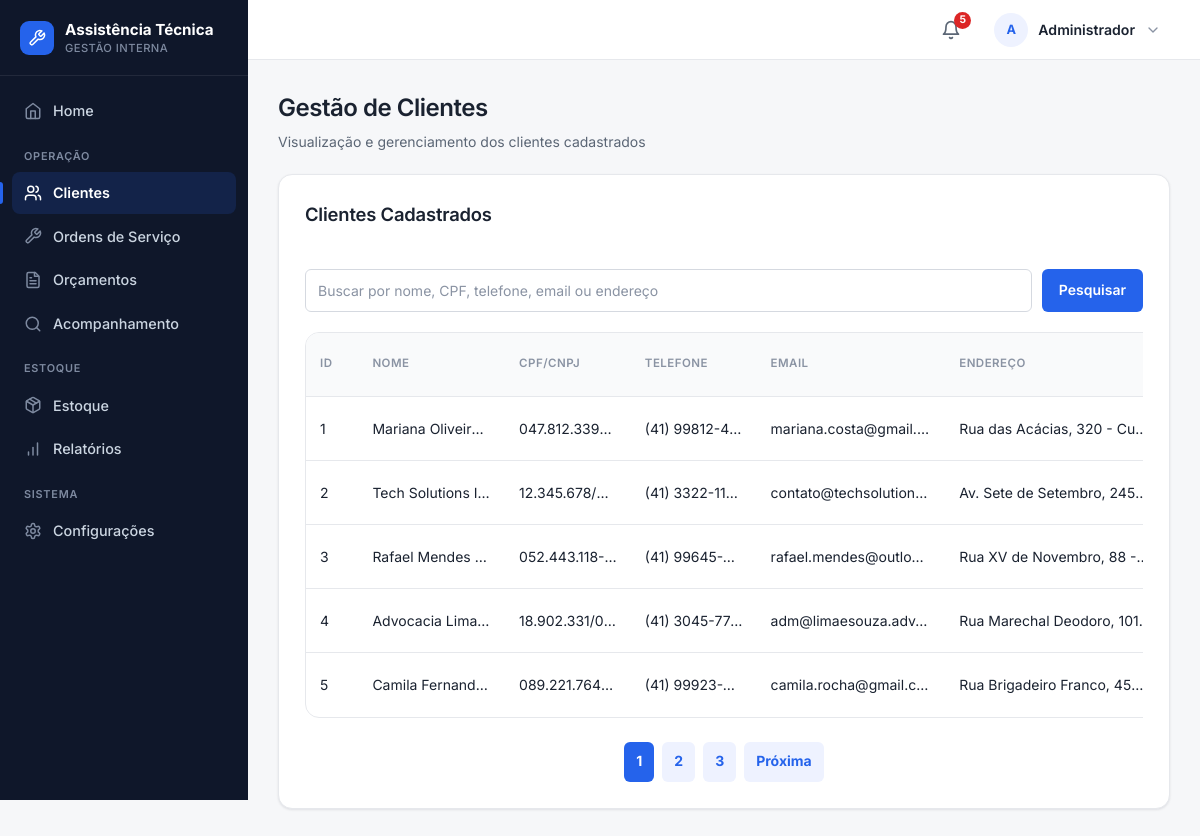
/cadastro (signed in), run on the app's committed database.
### tables this page shows
CREATE TABLE clientes (
    id INTEGER PRIMARY KEY AUTOINCREMENT,
    nome TEXT NOT NULL,
    cpf TEXT UNIQUE,
    telefone TEXT,
    email TEXT,
    endereco TEXT
, data_cadastro TEXT);

### routes/cadastro.py (the view)
@cadastro_bp.route("/cadastro")
def listar_cadastros():
    pagina = request.args.get("pagina", 1, type=int)
    busca = request.args.get("busca", "").strip()
    por_pagina = 5
    if pagina < 1:
        pagina = 1
    conexao = conectar()
    cursor = conexao.cursor()
    termo_busca = f"%{busca}%"
    parametros_busca = (termo_busca,) * 5
    filtro_busca = """
        WHERE nome LIKE ?
           OR cpf LIKE ?
           OR telefone LIKE ?
           OR email LIKE ?
           OR endereco LIKE ?
    """
    total_clientes = cursor.execute(
        f"SELECT COUNT(*) FROM clientes {filtro_busca}",
        parametros_busca
    ).fetchone()[0]
    total_paginas = max(1, (total_clientes + por_pagina - 1) // por_pagina)
    if pagina > total_paginas:
        pagina = total_paginas
    offset = (pagina - 1) * por_pagina
    cursor.execute(f"""
        SELECT *
        FROM clientes
        {filtro_busca}
        ORDER BY id
        LIMIT ? OFFSET ?
    """, parametros_busca + (por_pagina, offset))
    clientes = cursor.fetchall()
    conexao.close()
    return render_template(
        "gerenciar_clientes.html",
        clientes=clientes,
        busca=busca,
        pagina=pagina,
        total_paginas=total_paginas
    )

### app.py (called while the page is built)
@app.context_processor
def injetar_alertas_estoque():
    if "funcionario_id" not in session:
        return {"alerta_estoque_baixo": 0}
    conexao = conectar()
    total = conexao.execute(
        "SELECT COUNT(*) FROM pecas WHERE quantidade <= estoque_minimo"
    ).fetchone()[0]
    conexao.close()
    return {"alerta_estoque_baixo": total}

def tem_permissao(perfil, *perfis):
    return perfil in perfis

@app.context_processor
def injetar_permissoes():
    perfil = session.get("funcionario_perfil")
    return {
        "perfil_atual": perfil,
        "pode": lambda *perfis: tem_permissao(perfil, *perfis),
    }

@app.before_request
def proteger_rotas():
    rotas_livres = (
        "/login",
        "/acompanhamento",
        "/static",
    )
    if request.path.startswith(rotas_livres):
        return None
    if request.path == "/funcionarios/cadastrar" and _sem_funcionarios():
        return None
    if "funcionario_id" not in session:
        return redirect("/login")
    perfil_atual = session.get("funcionario_perfil")
    if perfil_atual not in TODOS:
        session.clear()
        flash("Perfil de acesso invalido. Faca login com uma conta da equipe.", "erro")
        return redirect("/login")
    permitido = PERMISSOES.get(request.endpoint)
    if permitido is not None and perfil_atual not in permitido:
        flash("Você não tem permissão para acessar esta área.", "erro")
        return redirect("/")
    return None

### database.py (called while the page is built)
def _coluna_existe(conexao, tabela, coluna):
    colunas = conexao.execute(f"PRAGMA table_info({tabela})").fetchall()
    return any(item["name"] == coluna for item in colunas)

def conectar():
    conexao = sqlite3.connect("database/sistema.db")
    conexao.row_factory = sqlite3.Row
    conexao.execute("PRAGMA foreign_keys = ON")
    _garantir_schema(conexao)
    return conexao

### templates/gerenciar_clientes.html (shortened to what this page needs)
{% extends "base.html" %}
{% import 'partials/_icons.html' as icons %}
{% block css %}
    <link rel="stylesheet" href="{{ url_for('static', filename='css/gerenciar_clientes.css') }}">
{% endblock %}
{% block conteudo %}
<div class="page-head">
    <h1>Gestão de Clientes</h1>
    <p>Visualização e gerenciamento dos clientes cadastrados</p>
</div>
<div class="container">
    <div class="topo">
        <h2>Clientes Cadastrados</h2>
    </div>
    <div class="busca-container">
        <form action="/cadastro" method="GET" class="form-busca">
            <input
                type="text"
                name="busca"
                placeholder="Buscar por nome, CPF, telefone, email ou endereço"
                value="{{ busca }}"
            >
            <button type="submit" class="btn">Pesquisar</button>
        </form>
    </div>
    <div class="tabela-clientes-wrapper">
    <table class="tabela-clientes">
        <colgroup>
            <col class="col-id">
            <col class="col-nome">
            <col class="col-cpf">
            <col class="col-telefone">
            <col class="col-email">
            <col class="col-endereco">
            <col class="col-acoes">
        </colgroup>
        <thead>
            <tr>
                <th>ID</th>
                <th>Nome</th>
                <th>CPF/CNPJ</th>
                <th>Telefone</th>
                <th>Email</th>
                <th>Endereço</th>
            </tr>
        </thead>
        <tbody>
            {% for cliente in clientes %}
            <tr>
                <td>{{ cliente['id'] }}</td>
                <td title="{{ cliente['nome'] }}">{{ cliente['nome'] }}</td>
                <td title="{{ cliente['cpf'] }}">{{ cliente['cpf'] }}</td>
                <td title="{{ cliente['telefone'] }}">{{ cliente['telefone'] }}</td>
                <td title="{{ cliente['email'] }}">{{ cliente['email'] }}</td>
                <td title="{{ cliente['endereco'] }}">{{ cliente['endereco'] }}</td>
            </tr>
            {% endfor %}
        </tbody>
    </table>
    </div>
    {% if total_paginas > 1 %}
    <nav class="paginacao" aria-label="Paginação de clientes">
        {% for numero in range(1, total_paginas + 1) %}
            <a href="?busca={{ busca|urlencode }}&pagina={{ numero }}" {% if numero == pagina %}class="ativa" aria-current="page"{% endif %}>
                {{ numero }}
            </a>
        {% endfor %}
        {% if pagina < total_paginas %}
            <a href="?busca={{ busca|urlencode }}&pagina={{ pagina + 1 }}">Próxima</a>
        {% endif %}
    </nav>
    {% endif %}
</div>
{% endblock %}

### static/css/global.css (style rules this page uses)
:root { --bg: #f6f7f9; --surface: #ffffff; --surface-2: #f9fafb; --border: #e6e8ec; --border-strong: #d5d9e0; --ink: #1a2230; --muted: #5b6675; --subtle: #8a93a3; --primary: #2563eb; --primary-hover: #1d4ed8; --primary-soft: #eef2ff; --success: #16a34a; --success-soft: #dcfce7; --warning: #d97706; --warning-soft: #fef3c7; --danger: #dc2626; --danger-hover: #b91c1c; --danger-soft: #fee2e2; --sidebar: #0f172a; --sidebar-ink: #cbd5e1; --sidebar-muted: #7e8aa0; --s-1: 4px; --s-2: 8px; --s-3: 12px; --s-4: 16px; --s-5: 20px; --s-6: 24px; --s-8: 32px; --r-sm: 6px; --r-md: 10px; --r-lg: 14px; --r-pill: 999px; --shadow-sm: 0 1px 2px rgba(16, 24, 40, 0.04), 0 1px 3px rgba(16, 24, 40, 0.06); --shadow-md: 0 4px 12px rgba(16, 24, 40, 0.08); --azul-900: #0f172a; --azul-800: #1e293b; --azul-700: #2563eb; --azul-600: #2563eb; --azul-500: #2563eb; --azul-100: #eef2ff; --azul-50: #f9fafb; --branco: #ffffff; --cinza-900: #1a2230; --cinza-700: #5b6675; --cinza-500: #8a93a3; --cinza-200: #e6e8ec; --cinza-100: #f1f3f6; --verde-100: #dcfce7; --verde-700: #166534; --amarelo-100: #fef3c7; --amarelo-700: #92400e; --vermelho-100: #fee2e2; --vermelho-700: #991b1b; --sombra: var(--shadow-sm); --raio: var(--r-md); }
* { box-sizing: border-box; }
body { min-height: 100vh; margin: 0; font-family: "Inter", -apple-system, BlinkMacSystemFont, "Segoe UI", Roboto, Arial, sans-serif; font-size: 14px; line-height: 1.5; color: var(--ink); background: var(--bg); -webkit-font-smoothing: antialiased; text-rendering: optimizeLegibility; }
h1, h2, h3, h4 { color: var(--ink); font-weight: 600; letter-spacing: -0.01em; }
h2 { margin: 0 0 18px; font-size: 1.15rem; }
a { color: var(--primary); text-decoration: none; }
.container, .card { background: var(--surface); border: 1px solid var(--border); border-radius: var(--r-lg); box-shadow: var(--shadow-sm); }
.container { padding: clamp(18px, 3vw, 26px); }
.topo { display: flex; justify-content: space-between; align-items: center; gap: 16px; margin-bottom: 22px; }
.btn, button, .voltar, .editar, .excluir { display: inline-flex; align-items: center; justify-content: center; gap: 8px; min-height: 40px; padding: 9px 16px; border: 1px solid transparent; border-radius: var(--r-sm); color: #fff; background: var(--primary); text-decoration: none; font: inherit; font-weight: 600; line-height: 1; cursor: pointer; white-space: nowrap; transition: background-color 0.15s ease, border-color 0.15s ease, box-shadow 0.15s ease, color 0.15s ease; }
form { margin: 0 0 24px; }
input, select, textarea { width: 100%; min-height: 42px; padding: 10px 12px; color: var(--ink); background: var(--surface); border: 1px solid var(--border-strong); border-radius: var(--r-sm); font: inherit; transition: border-color 0.15s ease, box-shadow 0.15s ease; }
input::placeholder, textarea::placeholder { color: var(--subtle); }
table { width: 100%; margin-top: 0; border-collapse: separate; border-spacing: 0; background: var(--surface); border: 1px solid var(--border); border-radius: var(--r-lg); overflow: hidden; }
th, td { padding: 13px 16px; text-align: left; vertical-align: middle; border-bottom: 1px solid var(--border); }
th { color: var(--subtle); background: var(--surface-2); font-size: 0.72rem; font-weight: 600; text-transform: uppercase; letter-spacing: 0.04em; white-space: nowrap; }
td { color: var(--ink); }
tbody tr { transition: background-color 0.12s ease; }
tbody tr:last-child td { border-bottom: 0; }

### static/css/layout.css (style rules this page uses)
.page-head { margin: 0 0 22px; }
.page-head h1 { margin: 0; color: var(--ink); font-size: clamp(1.25rem, 2vw, 1.6rem); font-weight: 600; letter-spacing: -0.02em; }
.page-head p { margin: 5px 0 0; color: var(--muted); }

### data on the page
clientes: id "1", nome "Mariana Oliveir…", cpf "047.812.339…", telefone "(41) 99812-4…", email "mariana.costa@gmail.…", endereco "Rua das Acácias, 320 - Cu…"
clientes: id "2", nome "Tech Solutions I…", cpf "12.345.678/…", telefone "(41) 3322-1180", email "contato@techsolution…", endereco "Av. Sete de Setembro, 245…"
clientes: id "3", nome "Rafael Mendes…", cpf "052.443.118-…", telefone "(41) 99645-…", email "rafael.mendes@outlo…", endereco "Rua XV de Novembro, 88 -…"
clientes: id "4", nome "Advocacia Lima…", cpf "18.902.331/0…", telefone "(41) 3045-77…", email "adm@limaesouza.adv.…", endereco "Rua Marechal Deodoro, 101…"
clientes: id "5", nome "Camila Fernand…", cpf "089.221.764…", telefone "(41) 99923-…", email "camila.rocha@gmail.c…", endereco "Rua Brigadeiro Franco, 45…"

### other printed values
{{ alerta_estoque_baixo }} "5"
{{ iniciais }} "A"
{{ nome_usuario }} "Administrador"
{{ numero }} "1" "2" "3"
